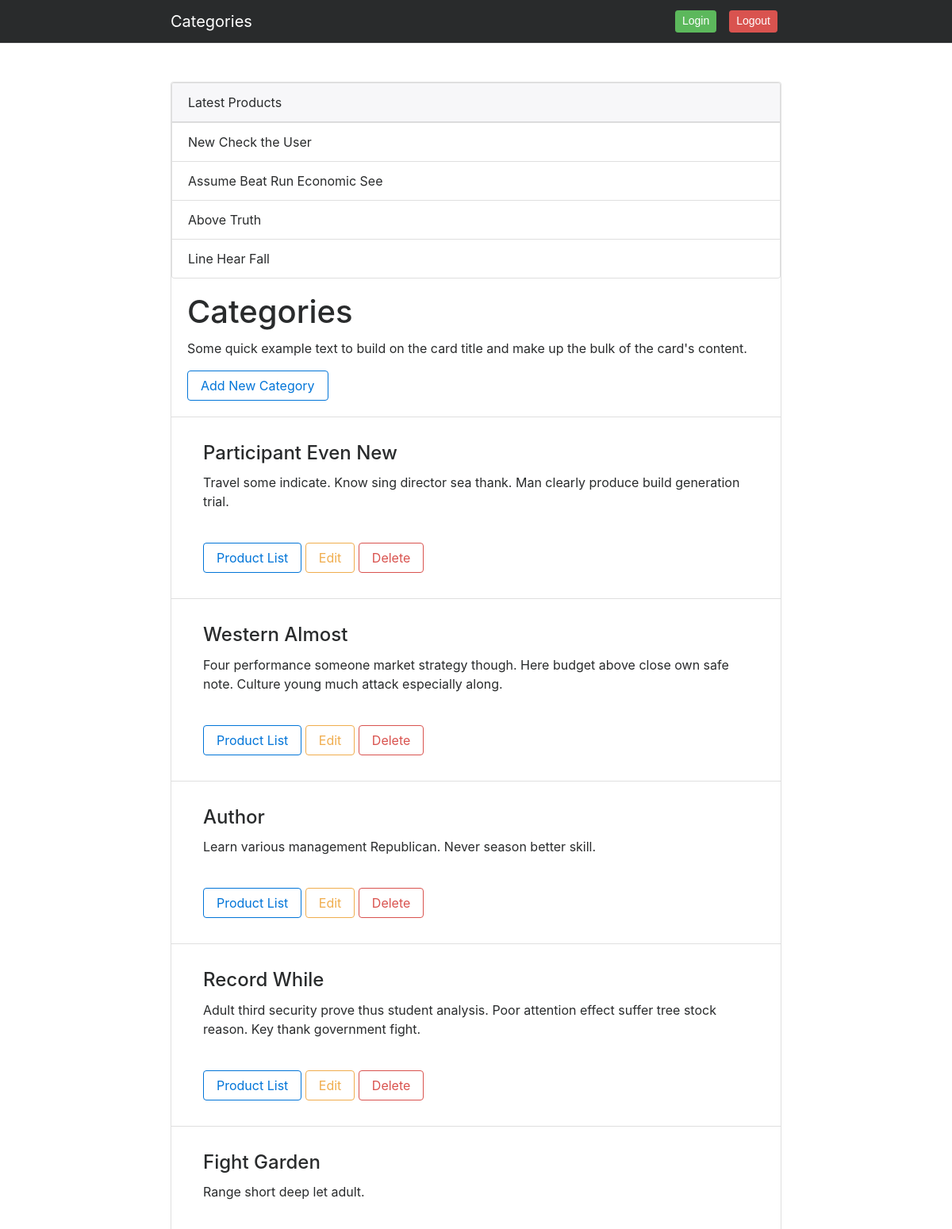
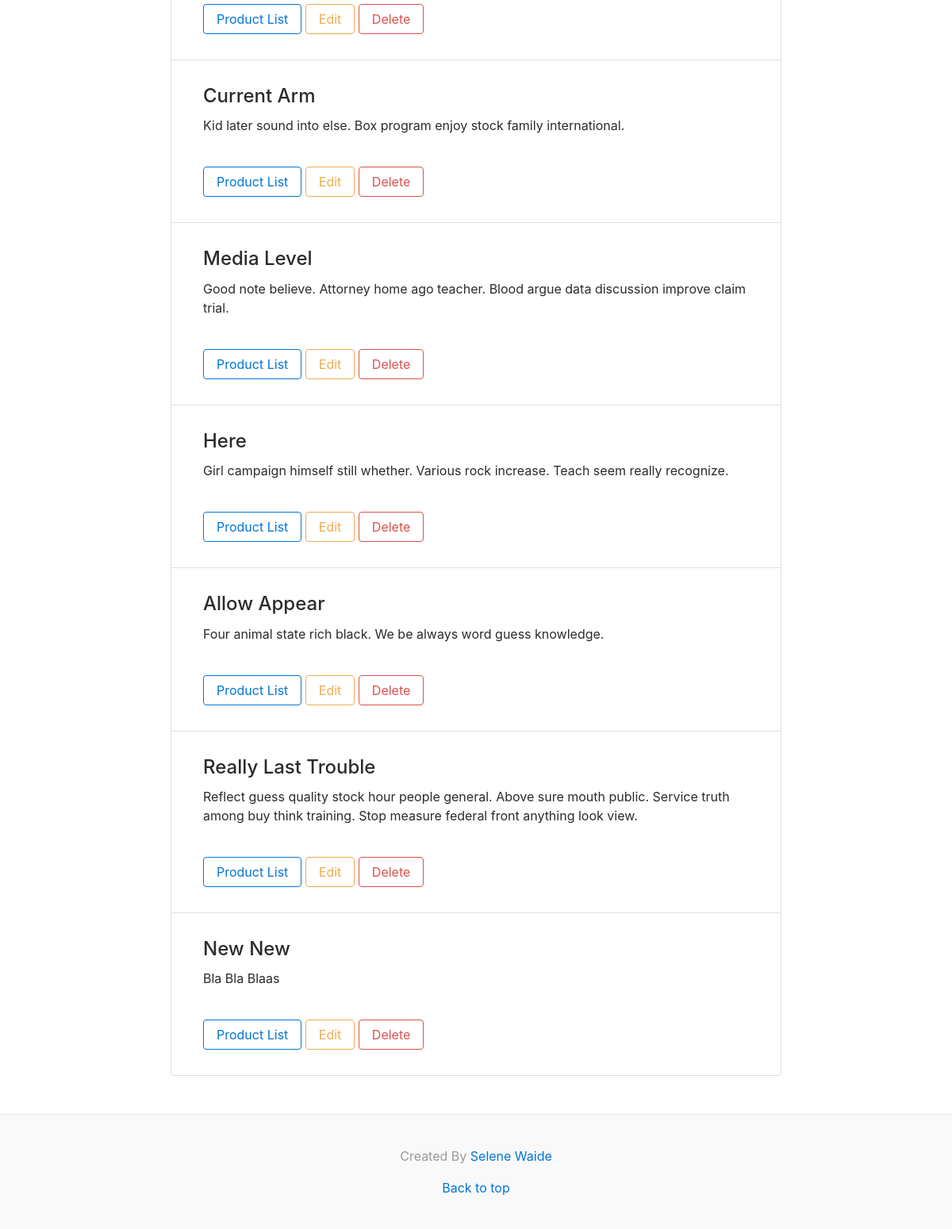
Page /categories/ on the committed database (2 pictures, top to bottom).
### db_setup.py (models this page shows, shortened)
class Product(Base):
    __tablename__ = 'product'
    name = Column(String(80), nullable=False)
    id = Column(Integer, primary_key=True)
    description = Column(String(250))
    price = Column(String(8))
    category_id = Column(Integer, ForeignKey('category.id'))
    category = relationship(Category)
    created = Column(DateTime, default=datetime.datetime.utcnow)
    user = Column(String(250))

class Category(Base):
    __tablename__ = 'category'
    id = Column(Integer, primary_key=True)
    name = Column(String(250), nullable=False)
    description = Column(String(250))
    user = Column(String(250))

### app.py (the view)
@app.route('/')
@app.route('/categories/')
def categories_list():
    categories = session.query(Category)
    products = session.query(Product).order_by(
        Product.created.desc()).limit(4).all()
    return render_template(
        'categories.html',
        categories=categories,
        products=products)

### templates/categories.html
{% extends "header_footer.html" %}
{% block content %}
<div class="card">
  <div class="card-header">
    Latest Products
  </div>
  <ul class="list-group list-group-flush">
    {% for product in products %}
    <li class="list-group-item">{{product.name}}</li>
    {% endfor %}
  </ul>
</div>
<div class="card-block">
    <h1 class="card-title">Categories</h1>
    <p class="card-text">
    Some quick example text to build on the card title and make up the bulk of the card's content.</p>
    <a href="/categories/new" class="btn btn-outline-primary">
        Add New Category
    </a>
</div>
<ul class="list-group list-group-flush">
    {% for category in categories %}
    <li class="list-group-item">
        <div class="card-block">
            <h4 class="card-title">{{category.name}}</h4>
            <p class="card-text">{{category.description}}</p>
        </div>
        <div class="card-block">
            <a class="btn btn-outline-primary"
            href="{{url_for('products_list',
            category_id=category.id)}}">
                Product List
            </a>
            <a class="btn btn-outline-warning"
            href = "{{url_for('categories_edit',
            category_id = category.id)}}">
                Edit
            </a>
            <a class="btn btn-outline-danger"
            href = "{{url_for('categories_delete', category_id=category.id)}}">
                Delete
            </a>
        </div>
    </li>
{% endfor %}
</ul>
{% endblock %}

### templates/header_footer.html (shortened to what this page needs)
<html>
<head>
    <link rel=stylesheet type=text/css href="{{ url_for('static', filename='bootstrap.min.css') }}">
    <link rel=stylesheet type=text/css href="{{ url_for('static', filename='catalog_styles.css') }}">
</head>
<body>
    <nav class="navbar navbar-inverse bg-inverse navbar-toggleable-md">
        <div class="container">
            <div class="nav navbar-nav">
                <a class="navbar-brand" href="{{url_for('categories_list')}}">
                    Categories
                </a>
            </div>
            <div class="nav-btn-container">
                <div class="nav navbar-nav navbar-right">
                    <button type="button" class="btn btn-success btn-sm nav-btn">
                        <a href="{{url_for('login')}}">
                            Login
                        </a>
                    </button>
                    <button type="button" class="btn btn-danger btn-sm nav-btn">
                        <a href="{{url_for('revoke')}}">
                            Logout
                        </a>
                    </button>
                </div>
            </div>
        </div>
    </nav>
    <main class="container align-self-center main-contents">
        <section class="card">
            {% block content %}{% endblock %}
        </section>
    </main>
    <footer class="catalog-footer">
        <p>
            Created By
            <a href="http://www.selenewaide.ie/">Selene Waide</a>
        </p>
        <p>
            <a href="#">Back to top</a>
        </p>
    </footer>
</body>
</html>

### static/catalog_styles.css (style rules this page uses)
.navbar { border-bottom: .05rem solid #e5e5e5; }
.nav-btn-container { position: absolute; right: 20px; }
.nav-btn { margin-left: 1rem; }
.nav-btn a { color: white; }
.container { max-width: 50rem; }
.main-contents { margin: 3rem auto; }
.card-block { width: 100%; }
.catalog-footer { padding: 2.5rem 0; color: #999; text-align: center; background-color: #f9f9f9; border-top: .05rem solid #e5e5e5; }
.catalog-footer p:last-child { margin-bottom: 0; }

### rows in the picture
Product: name "New Check the User"
Product: name "Assume Beat Run Economic See"
Product: name "Above Truth"
Product: name "Line Hear Fall"
Category: name "Participant Even New", description "Travel some indicate. Know sing director sea thank. Man clearly produce build generation trial."
Category: name "Western Almost", description "Four performance someone market strategy though. Here budget above close own safe note. Culture young much attack especially along."
Category: name "Author", description "Learn various management Republican. Never season better skill."
Category: name "Record While", description "Adult third security prove thus student analysis. Poor attention effect suffer tree stock reason. Key thank government fight."
Category: name "Fight Garden", description "Range short deep let adult."
Category: name "Current Arm", description "Kid later sound into else. Box program enjoy stock family international."
Category: name "Media Level", description "Good note believe. Attorney home ago teacher. Blood argue data discussion improve claim trial."
Category: name "Here", description "Girl campaign himself still whether. Various rock increase. Teach seem really recognize."
Category: name "Allow Appear", description "Four animal state rich black. We be always word guess knowledge."
Category: name "Really Last Trouble", description "Reflect guess quality stock hour people general. Above sure mouth public. Service truth among buy think training. Stop measure federal front anything look view."
Category: name "New New", description "Bla Bla Blaas"
